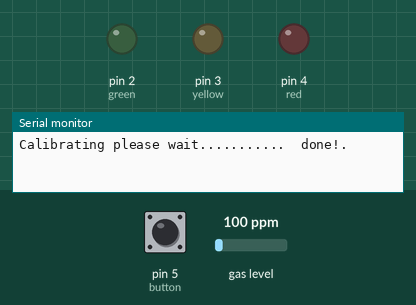
A sketch run on a simulated Arduino Uno, built with avr-gcc and run on an emulated ATmega328P. Parts: output pins drawn as LEDs (lit = HIGH), the last lines printed to the serial monitor. The test bench sets the inputs (shaded band); at power-on: pin 5 (button) HIGH, gas level 100 ppm.

Above: at 1.8 s.
1.9 s: pin 5 (button) pulled LOW for 0.6 s
At 3.1 s:
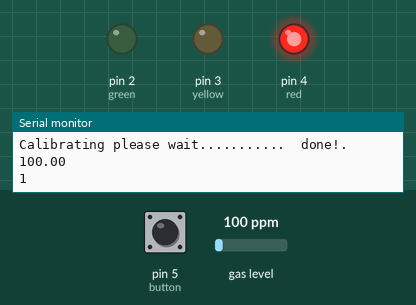
Timing chart, 0 to 4.9 s (numbered marks = the images above; inputs shaded):
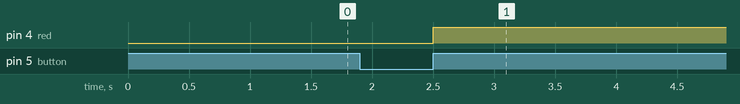

The sketch:

mq3_ex2.ino
```cpp
#include <MQUnifiedsensor.h>
#define         Board                   ("Arduino UNO")
#define         Pin                     (A0)  //Analog input 3 of your arduino
#define         Type                    ("MQ-3") //MQ3
#define         Voltage_Resolution      (5)
#define         ADC_Bit_Resolution      (10) // For arduino UNO/MEGA/NANO
#define         RatioMQ3CleanAir        (60) //RS / R0 = 60 ppm
#define green 2
#define yellow 3
#define red 4
#define button 5

MQUnifiedsensor MQ3(Board, Voltage_Resolution, ADC_Bit_Resolution, Pin, Type);

void setup() {

  Serial.begin(9600); //Init serial port
  pinMode(green,OUTPUT);
  pinMode(yellow,OUTPUT);
  pinMode(red,OUTPUT);
  pinMode(button,INPUT_PULLUP); //저항 없이 쓸 때


  MQ3.setRegressionMethod(1); //_PPM =  a*ratio^b
  MQ3.setA(0.3934); MQ3.setB(-1.504); // Configurate the ecuation values to get Benzene concentration

  MQ3.init();
  Serial.print("Calibrating please wait.");
  float calcR0 = 0;
  for(int i = 1; i<=10; i ++)
  {
    MQ3.update(); // Update data, the arduino will be read the voltage on the analog pin
    calcR0 += MQ3.calibrate(RatioMQ3CleanAir);
    Serial.print(".");
  }
  MQ3.setR0(calcR0/10);
  Serial.println("  done!.");

  if(isinf(calcR0)) {Serial.println("Warning: Conection issue founded, R0 is infite (Open circuit detected) please check your wiring and supply"); while(1);}
  if(calcR0 == 0){Serial.println("Warning: Conection issue founded, R0 is zero (Analog pin with short circuit to ground) please check your wiring and supply"); while(1);}
  /*****************************  MQ CAlibration ********************************************/
  MQ3.serialDebug(true);
}

bool pre_button_state = HIGH;
float ppm = 0; //누적수치
int count = 0;//샘플의갯수
void loop() {
  //1버튼을 누르고 있는 동안에 알콜메터기를 측정한다
  //2(버튼을 누르고 있다가) 버튼을 뗀순간 결과가 출력된다.
  bool button_state = digitalRead(button); //버튼 눌렀을 때
  if(button_state == LOW){
    //버튼을 누르고 있는거
    MQ3.update();
    ppm += MQ3.readSensor();
    count++;
  }else if(pre_button_state == LOW && button_state == HIGH){
      //결과출력
    Serial.println(ppm);
    Serial.println(count);
    ppm = ppm/count;

    if(ppm >= 0 && ppm <= 0.03){
      //훈방
      digitalWrite(green, HIGH);
      digitalWrite(yellow, LOW);
      digitalWrite(red, LOW);
    }else if(ppm > 0.03 && ppm <= 0.08){
      //정지
      digitalWrite(green, LOW);
      digitalWrite(yellow, HIGH);
      digitalWrite(red, LOW);
    }else if(ppm > 0.08){
      //취소
      digitalWrite(green, LOW);
      digitalWrite(yellow, LOW);
      digitalWrite(red, HIGH);
    }

    ppm = 0;
    count = 0;
  }
  pre_button_state = button_state; //이월!
  delay(500); //Sampling frequency
}
```

Measured:
- after the input at 1.9 s, pin 4 (red): LOW → HIGH after 0.60 s
